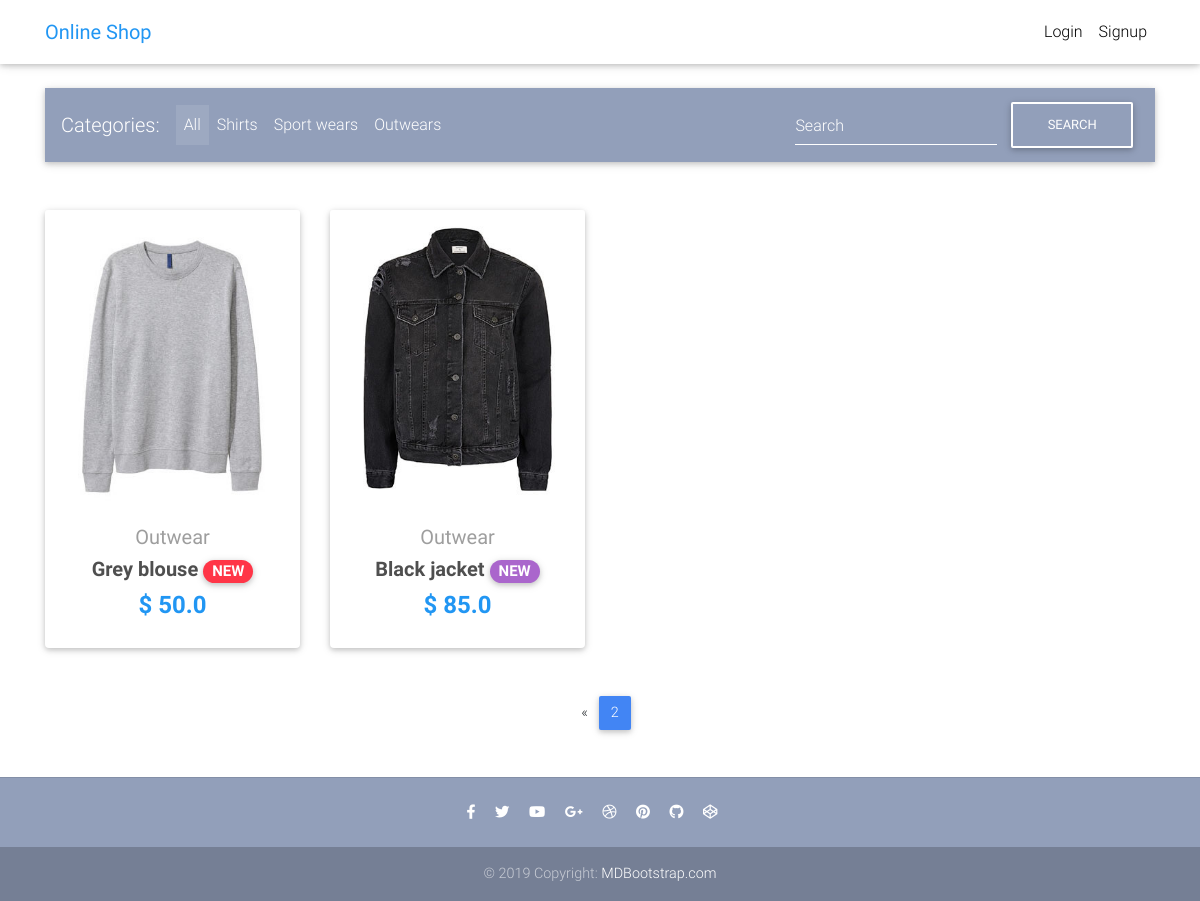
The app's page /?page=3, older data.
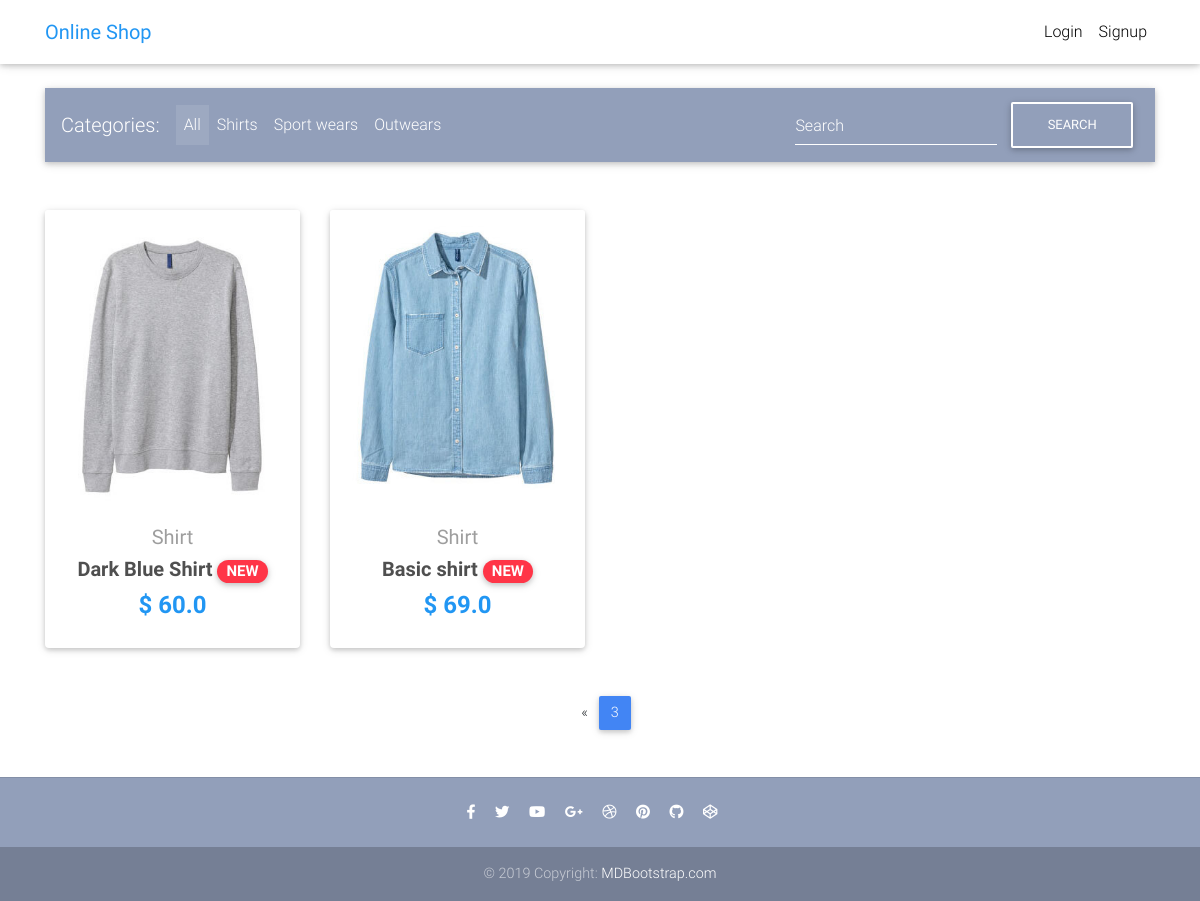
The same page, newer data.
### core/models.py (models this page shows, shortened)
class Item(models.Model):
    title = models.CharField(max_length=100)
    price = models.FloatField()
    discount_price = models.FloatField(blank=True, null=True)
    category = models.CharField(choices=CATEGORY_CHOICES, max_length=2)
    label = models.CharField(choices=LABEL_CHOICES, max_length=1)
    slug = models.SlugField( )
    description = models.TextField()
    image = models.ImageField()
    def get_absolute_url(self):
        return reverse("core:product", kwargs={
            'slug': self.slug
        })

### core/views.py (the view)
# urls.py: path('', views.HomeView.as_view(), name='home'),
class HomeView(View):
    def get(self, *args, **kwargs):
        searched = self.request.GET.get('searched', False)
        if searched:
            items = Item.objects.filter(title__contains=searched)
        else:
            items = Item.objects.all()
        items = paginateItems(self.request, items, 2)
        context = {'object_list': items, 'searched': searched}
        return render(self.request, 'home-page.html', context)

### core/utils.py (called while the page is built)
def paginateItems(request, items, number):
    p = Paginator(items, number)
    page = request.GET.get('page')
    items = p.get_page(page)
    return items

### templates/home-page.html (shortened to what this page needs)
{% extends 'base.html' %}
{% block content %}
<main>
  <div class="container">
    <nav class="navbar navbar-expand-lg navbar-dark mdb-color lighten-3 mt-3 mb-5">
      <span class="navbar-brand">Categories:</span>
      <div class="collapse navbar-collapse" id="basicExampleNav">
        <ul class="navbar-nav mr-auto">
          <li class="nav-item{% if request.path == '/' %} active{% endif %}">
            <a class="nav-link" href="/">All
            </a>
          </li>
          <li class="nav-item{% if request.path == '/shirts/' %} active{% endif %}">
            <a class="nav-link" href="{% url 'core:shirts' %}">Shirts</a>
          </li>
          <li class="nav-item{% if request.path == '/sport-wears/' %} active{% endif %}">
            <a class="nav-link" href="{% url 'core:sport-wears' %}">Sport wears</a>
          </li>
          <li class="nav-item{% if request.path == '/outwears/' %} active{% endif %}">
            <a class="nav-link" href="{% url 'core:outwears' %}">Outwears</a>
          </li>
        </ul>
        <form class="form-inline" method="GET" action="">
          <div class="md-form my-0">
            <input class="form-control mr-sm-2" type="text" placeholder="Search" aria-label="Search" name="searched" {% if searched %}value="{{ searched }}"{% endif %}>
          </div>
          <button type="submit" class="btn btn-outline-white">search</button>
        </form>
      </div>
    </nav>
    <section class="text-center mb-4">
      <div class="row wow fadeIn">
      {% for item in object_list %}
        <div class="col-lg-3 col-md-6 mb-4">
          <div class="card">
            <div class="view overlay">
                <img src="{{ item.image.url }}"  class="card-img-top">
            </div>
            <div class="card-body text-center">
              <a href="" class="grey-text">
                <h5>{{ item.get_category_display }}</h5>
              </a>
              <h5>
                <strong>
                  <a href="{{ item.get_absolute_url }}" class="dark-grey-text">{{ item.title }}
                    <span class="badge badge-pill {{ item.get_label_display }}-color">NEW</span>
                  </a>
                </strong>
              </h5>
              <h4 class="font-weight-bold blue-text">
                  <strong>$
                      {% if item.discount_price %}
                      {{ item.discount_price }}
                      {% else %}
                      {{ item.price }}
                      {% endif %}
                  </strong>
              </h4>
            </div>
          </div>
        </div>
        {% endfor %}
      </div>
    </section>
    <nav class="d-flex justify-content-center wow fadeIn">
      <ul class="pagination pg-blue">
        {% if object_list.has_previous %}
        <li class="page-item">
          <a class="page-link" href="?page={{ object_list.previous_page_number }}" aria-label="Previous">
            <span aria-hidden="true">&laquo;</span>
          </a>
        </li>
        {% endif %}
        <li class="page-item active">
          <a class="page-link" href="?page={{ object_list.number }}">{{ object_list.number }}
          </a>
        </li>
      </ul>
    </nav>
  </div>
</main>
{% endblock content %}

### templates/base.html (shortened to what this page needs)
{% load static %}
<!DOCTYPE html>
<html lang="en">
<head>
    <link rel="stylesheet" href="https://use.fontawesome.com/releases/v5.11.2/css/all.css">
    <link href="{% static 'css/bootstrap.min.css' %}" rel="stylesheet">
    <link href="{% static 'css/mdb.min.css' %}" rel="stylesheet">
    <link href="{% static 'css/style.min.css' %}" rel="stylesheet">
</head>
<body>
    {% include 'navbar.html' %}
    <div class="mt-5 pt-4"></div>
    {% block content %}
    {% endblock content %}
    {% include 'footer.html' %}
</body>
</html>

### templates/navbar.html (shortened to what this page needs)
{% load cart_template_tags %}
<nav class="navbar fixed-top navbar-expand-lg navbar-light white scrolling-navbar">
    <div class="container">
      <a class="navbar-brand waves-effect" href="{% url 'core:home' %}">
        <strong class="blue-text">Online Shop</strong>
      </a>
      <div class="collapse navbar-collapse" id="navbarSupportedContent">
        <ul class="navbar-nav nav-flex-icons">
          {% if request.user.is_authenticated %}
          <li class="nav-item">
            <a class="nav-link waves-effect" href="{% url 'core:order-summary' %}">
              <span class="badge red z-depth-1 mr-1"> {{ request.user|cart_item_count }} </span>
              <i class="fas fa-shopping-cart"></i>
              <span class="clearfix d-none d-sm-inline-block"> Cart </span>
            </a>
          </li>
          <li class="nav-item">
            <a class="nav-link waves-effect" href="{% url 'account_logout' %}">
              <span class="clearfix d-none d-sm-inline-block"> Logout </span>
            </a>
          </li>
          {% else %}
          <li class="nav-item">
            <a class="nav-link waves-effect" href="{% url 'account_login' %}">
              <span class="clearfix d-none d-sm-inline-block"> Login </span>
            </a>
          </li>
          <li class="nav-item">
            <a class="nav-link waves-effect" href="{% url 'account_signup' %}">
              <span class="clearfix d-none d-sm-inline-block"> Signup </span>
            </a>
          </li>
          {% endif %}
        </ul>
      </div>
    </div>
</nav>

### templates/footer.html
<footer class="page-footer text-center font-small mt-4 wow fadeIn">
    <hr class="my-4">
    <div class="pb-4">
      <a href="https://www.facebook.com/mdbootstrap" target="_blank">
        <i class="fab fa-facebook-f mr-3"></i>
      </a>
      <a href="https://twitter.com/MDBootstrap" target="_blank">
        <i class="fab fa-twitter mr-3"></i>
      </a>
      <a href="https://www.youtube.com/watch?v=7MUISDJ5ZZ4" target="_blank">
        <i class="fab fa-youtube mr-3"></i>
      </a>
      <a href="https://plus.google.com/u/0/b/107863090883699620484" target="_blank">
        <i class="fab fa-google-plus-g mr-3"></i>
      </a>
      <a href="https://dribbble.com/mdbootstrap" target="_blank">
        <i class="fab fa-dribbble mr-3"></i>
      </a>
      <a href="https://pinterest.com/mdbootstrap" target="_blank">
        <i class="fab fa-pinterest mr-3"></i>
      </a>
      <a href="https://github.com/mdbootstrap/bootstrap-material-design" target="_blank">
        <i class="fab fa-github mr-3"></i>
      </a>
      <a href="http://codepen.io/mdbootstrap/" target="_blank">
        <i class="fab fa-codepen mr-3"></i>
      </a>
    </div>
    <div class="footer-copyright py-3">
      © 2019 Copyright:
      <a href="https://mdbootstrap.com/education/bootstrap/" target="_blank"> MDBootstrap.com </a>
    </div>
</footer>

### templates/base.html (style rules this page uses)
html, body, header, .carousel { height: 60vh; }

Row changes from the older to the newer data that the page shows:
no longer on this page (row unchanged): Item: image (picture), category "Outwear", title "Grey blouse", discount_price "50.0"
no longer on this page (row unchanged): Item: image (picture), category "Outwear", title "Black jacket", price "85.0", label "S" (drawn)
added Item: image (picture), category "Shirt", title "Dark Blue Shirt", discount_price "60.0"
added Item: image (picture), category "Shirt", title "Basic shirt", discount_price "69.0"
Text that changed along with them:
{{ object_list.number }}: "2" → "3"
